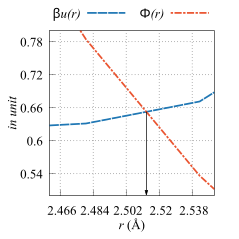

Here is the gnuplot script that generated this plot:
set arrow 1 from 2.51294,0.652517 to 2.51294,0.501 head filled size screen 0.02,15 lw 2 lc rgb "black" front

lwca = 'LWCA.RES'

set terminal eps enhanced background rgb 'white' crop \
    size 2.39, 2.39                                    \
    font "Times New Roman,14pt"

set encoding iso_8859_1

set output 'sigma_defense.eps'

#: range
xr_uf = 2.46
xr_ut = 2.55

yr_uf = 0.5
yr_ut = 0.8

set xr [xr_uf to xr_ut]
set yr [yr_uf to yr_ut]

#: tics
set ytics 0.0, 0.06 nomirror
set xtics 0.0, 0.018 nomirror

#: line styles

l_w = 5
set style line 11 dt (20,  2)                       lw l_w lc "#1f77b4" 
set style line 12 dt (5,  3, 15, 3) 		    lw l_w lc "#ea5430" 

set xlabel "{/Times-Italic r} (\305)" offset 0, 0.5 font "Times New Roman,14"
set ylabel "{/Times-Italic in unit}" offset 2, 0 font "Times New Roman,14"

set grid lw 3
set size square

set key tmargin center offset 0, 0.05 horizontal maxrows 1 columns 2 \
           samplen 5 font "Times New Roman,14"

set margin 7.5, 3.7, 0.9, 0

pl lwca u 1:2 w l ls 11 title "{/Times-Italic {/Symbol b}u(r)}", \
   ""   u 1:3 w l ls 12 title "{/Times-Italic {/Symbol F}(r)}"
